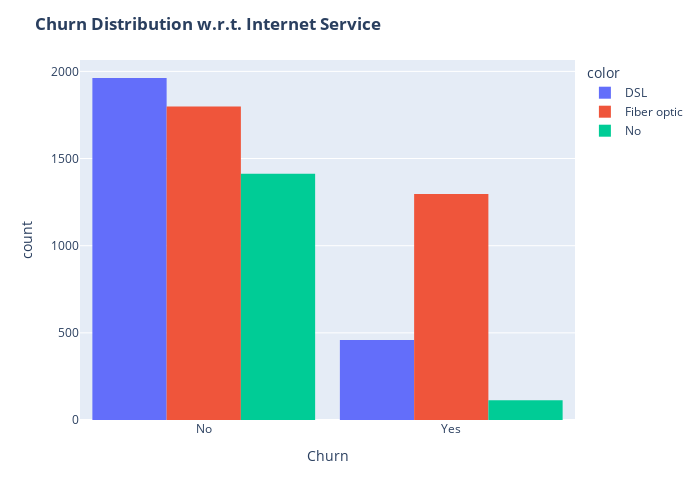

The notebook cell this image was saved under:
### Code cell
InternetService_mape={0:'DSL',1:'Fiber optic',2:'No'}
churn_map={0:'No',1:'Yes'}
fig=px.histogram(Data,x=Data['Churn'].map(churn_map),color=Data['InternetService'].map(InternetService_mape),barmode='group',labels={'x': 'Churn'})
fig.update_layout(width=700, height=500, bargap=0.1)
fig.update_layout(title_text="<b>Churn Distribution w.r.t. Internet Service </b>")

fig.show()

### Figure 1 — Plotly figure (JSON) as saved in the notebook; plotly's stock layout.template omitted (floating-point values rounded to 4 significant figures; data arrays with more than 128 entries replaced by an {"elided": "..."} marker saying what was removed)
{"data": [{"alignmentgroup": "True", "bingroup": "x", "hovertemplate": "color=DSL<br>Churn=%{x}<br>count=%{y}<extra></extra>", "legendgroup": "DSL", "marker": {"color": "#636efa", "pattern": {"shape": ""}}, "name": "DSL", "offsetgroup": "DSL", "orientation": "v", "showlegend": true, "type": "histogram", "x": {"elided": "2421 str values"}, "xaxis": "x", "yaxis": "y"}, {"alignmentgroup": "True", "bingroup": "x", "hovertemplate": "color=Fiber optic<br>Churn=%{x}<br>count=%{y}<extra></extra>", "legendgroup": "Fiber optic", "marker": {"color": "#EF553B", "pattern": {"shape": ""}}, "name": "Fiber optic", "offsetgroup": "Fiber optic", "orientation": "v", "showlegend": true, "type": "histogram", "x": {"elided": "3096 str values"}, "xaxis": "x", "yaxis": "y"}, {"alignmentgroup": "True", "bingroup": "x", "hovertemplate": "color=No<br>Churn=%{x}<br>count=%{y}<extra></extra>", "legendgroup": "No", "marker": {"color": "#00cc96", "pattern": {"shape": ""}}, "name": "No", "offsetgroup": "No", "orientation": "v", "showlegend": true, "type": "histogram", "x": {"elided": "1526 str values"}, "xaxis": "x", "yaxis": "y"}], "layout": {"bargap": 0.1, "barmode": "group", "height": 500, "legend": {"title": {"text": "color"}, "tracegroupgap": 0}, "margin": {"t": 60}, "title": {"text": "<b>Churn Distribution w.r.t. Internet Service </b>"}, "width": 700, "xaxis": {"anchor": "y", "domain": [0, 1], "title": {"text": "Churn"}}, "yaxis": {"anchor": "x", "domain": [0, 1], "title": {"text": "count"}}}}
